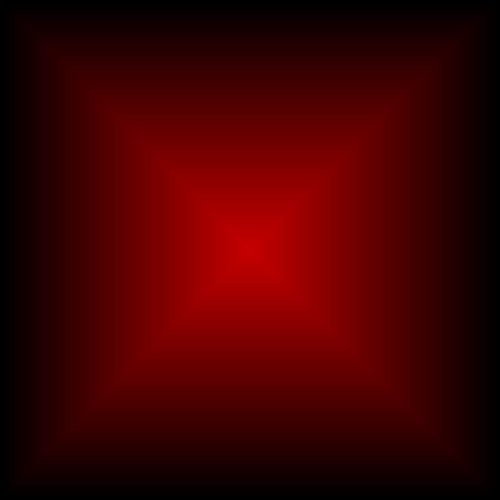
Frame 1 (no input)
Frame 60 (no input): identical to frame 1, image omitted
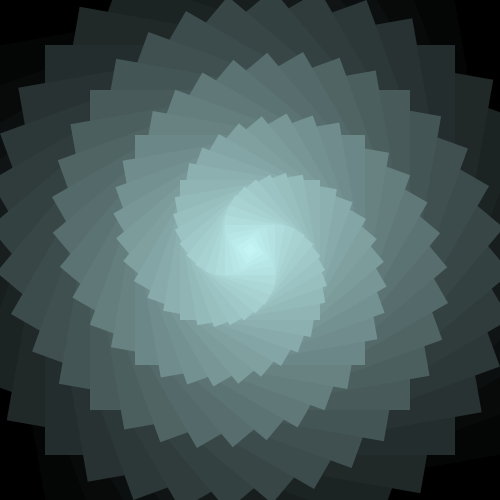
Frame 120 (the mouse pressed at the canvas centre since frame 60)

The p5.js sketch that drew these frames (run headless with seeded random() and noise() and a simulated clock; from frame 60 on, the mouse is pressed at the canvas centre):

// p5.js sketch
// ── sketch.js
var angle;

function setup() {
  createCanvas(500, 500);
  angleMode(DEGREES);
  rectMode(CENTER);
  noStroke();
  angle = 0;
}


function draw() {
   background(200);

   // //push and pop = start and end
   // push();
   //   translate(100, 100);
   //   //rotate(angle);
   //   scale(2, 3);
   //   rect(0, 0, 50, 50);
   // pop();
   //
   // push();
   //   translate(200, 200);
   //   translate(100, 100);
   //   rect(0, 0, 10, 10);
   // pop();
   //
   // angle = angle + 1;


   var rectWidth = width;
   translate(width/2, height/2);
   var numOfRect = 50;

   for(var i = 0; i < numOfRect; i = i + 1){
     push();
     var fi = i / numOfRect;
     rotate(fi * mouseY * mouseX);
     fill(fi * 200, fi * mouseY, fi * mouseX);
     rect(0, 0, rectWidth, rectWidth);
     rectWidth = rectWidth - 10;
     pop();
   }

   rect(0, 0, rectWidth, rectWidth);
}
